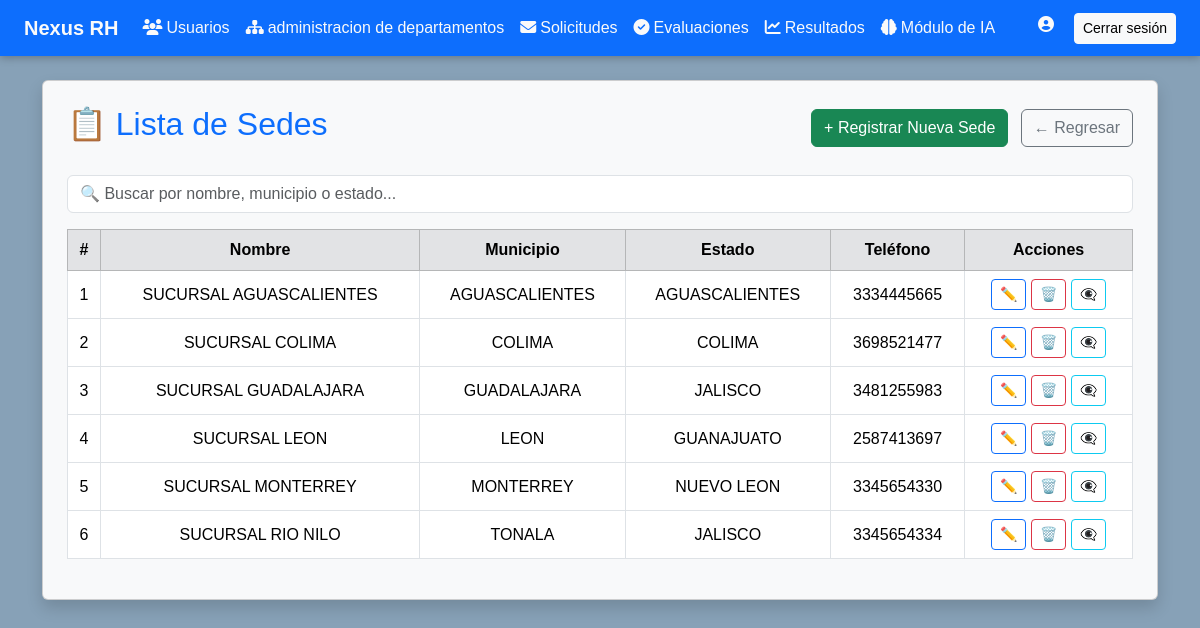
Before: /app/views/admin/departamentos/lista_sedes.php (signed in) with the older database file.
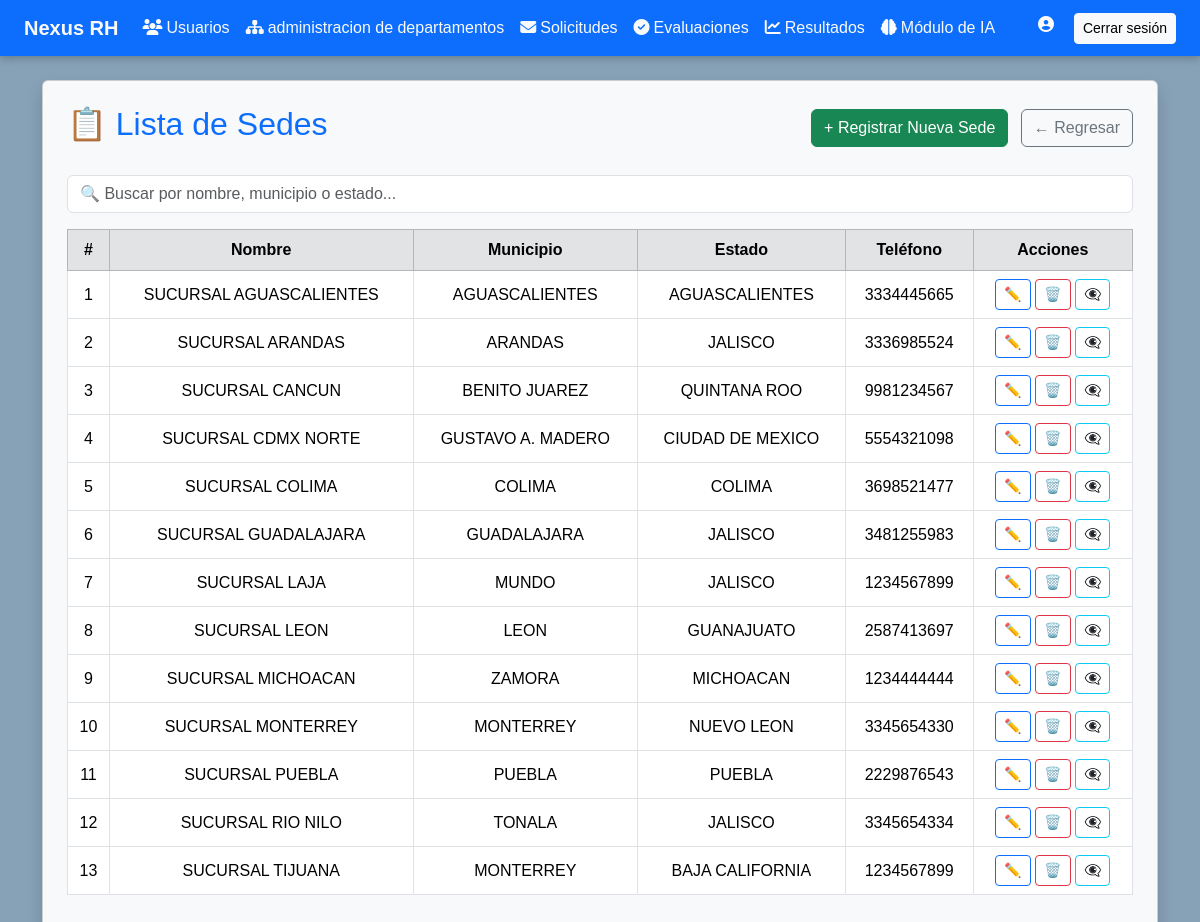
After: the same page with the newer database file.
### tables this page shows
CREATE TABLE `sedes` (
  `id` int(11) NOT NULL,
  `nombre` varchar(100) NOT NULL,
  `domicilio` varchar(150) NOT NULL,
  `numero` varchar(10) NOT NULL,
  `interior` varchar(10) DEFAULT NULL,
  `colonia` varchar(100) NOT NULL,
  `municipio` varchar(100) NOT NULL,
  `estado` varchar(100) NOT NULL,
  `cp` varchar(10) NOT NULL,
  `telefono` varchar(20) NOT NULL,
  `fecha_registro` timestamp NOT NULL DEFAULT current_timestamp(),
  `activo` tinyint(1) DEFAULT 1
);

### config/conexion.php (called while the page is built)
<?php
class Conexion {
    private static $pdo = null;
    public static function getConexion() {
        if (self::$pdo === null) {
            $host = 'localhost';
            $db = 'sistema_rh';
            $user = 'root';
            $pass = '';
            try {
                self::$pdo = new PDO("mysql:host=$host;dbname=$db", $user, $pass);
                self::$pdo->setAttribute(PDO::ATTR_ERRMODE, PDO::ERRMODE_EXCEPTION);
            } catch (PDOException $e) {
                die("Error de conexión: " . $e->getMessage());
            }
        }
        return self::$pdo;
    }
}

### app/models/Sede.php (called while the page is built, shortened)
<?php
require_once(__DIR__ . '/../../config/conexion.php');
class Sede {
    private $pdo;
    public function __construct() {
        $this->pdo = Conexion::getConexion();
    }
public function obtenerTodas() {
    $sql = "SELECT * FROM sedes WHERE activo = 1 ORDER BY nombre ASC";
    $stmt = $this->pdo->query($sql);
    return $stmt->fetchAll(PDO::FETCH_ASSOC);
}
}
?>

### app/views/admin/departamentos/lista_sedes.php (the view, shortened to what this page needs)
<?php
include_once('../../shared/header.php');
require_once('../../../models/Sede.php');
$sede = new Sede();
$listaSedes = $sede->obtenerTodas();
?>
<div class="container mt-4">
  <div class="card shadow p-4 bg-light">
    <div class="d-flex justify-content-between align-items-center mb-4">
      <h2 class="text-primary">📋 Lista de Sedes</h2>
      <div>
        <a href="crear_sede.php" class="btn btn-success me-2">+ Registrar Nueva Sede</a>
        <a href="menu.php" class="btn btn-outline-secondary">← Regresar</a>
      </div>
    </div>
    <?php if (empty($listaSedes)): ?>
      <div class="alert alert-info text-center">No hay sedes registradas.</div>
    <?php else: ?>
      <div class="mb-3">
        <input type="text" id="busqueda" class="form-control" placeholder="🔍 Buscar por nombre, municipio o estado...">
      </div>
      <div class="table-responsive">
        <table class="table table-bordered table-hover align-middle" id="tablaSedes">
          <thead class="table-secondary text-center">
            <tr>
              <th>#</th>
              <th>Nombre</th>
              <th>Municipio</th>
              <th>Estado</th>
              <th>Teléfono</th>
              <th>Acciones</th>
            </tr>
          </thead>
          <tbody class="text-center">
            <?php foreach ($listaSedes as $index => $s): ?>
              <tr>
                <td><?= $index + 1 ?></td>
                <td><?= htmlspecialchars($s['nombre']) ?></td>
                <td><?= htmlspecialchars($s['municipio']) ?></td>
                <td><?= htmlspecialchars($s['estado']) ?></td>
                <td><?= htmlspecialchars($s['telefono']) ?></td>
                <td>
                  <a href="editar_sede.php?id=<?= $s['id'] ?>" class="btn btn-sm btn-outline-primary" title="Editar Sede">✏️</a>
                  <a href="eliminar_sede.php?id=<?= $s['id'] ?>" class="btn btn-sm btn-outline-danger" onclick="return confirmarEliminacion()" title="Eliminar Sede">🗑️</a>
                  <button type="button" class="btn btn-sm btn-outline-info" onclick="mostrarDetalles(this)" title="Ver Detalles">👁️‍🗨️</button>
                </td>
              </tr>
            <?php endforeach; ?>
          </tbody>
        </table>
      </div>
    <?php endif; ?>
  </div>
</div>

### app/views/shared/header.php (shortened to what this page needs)
<!DOCTYPE html>
<html lang="es">
<head>
  <link href="https://cdn.jsdelivr.net/npm/bootstrap@5.3.3/dist/css/bootstrap.min.css" rel="stylesheet">
  <link href="https://cdnjs.cloudflare.com/ajax/libs/font-awesome/6.5.0/css/all.min.css" rel="stylesheet">
  <link href="/sistema_rh/public/css/estilo.css" rel="stylesheet">
</head>
<nav class="navbar navbar-expand-lg navbar-dark bg-primary px-4">
  <a class="navbar-brand fw-bold" href="/sistema_rh/app/views/admin/index.php">Nexus RH</a>
  <div class="collapse navbar-collapse" id="navbarNav">
    <ul class="navbar-nav me-auto mb-2 mb-lg-0">
      <li class="nav-item">
        <a class="nav-link" href="/sistema_rh/app/views/admin/usuarios/menu.php">
          <i class="fas fa-users me-1"></i>Usuarios
        </a>
      </li>
      <li class="nav-item">
        <a class="nav-link" href="/sistema_rh/app/views/admin/departamentos/menu.php">
          <i class="fas fa-sitemap me-1"></i>administracion de departamentos
        </a>
      </li>
      <li class="nav-item">
        <a class="nav-link" href="/sistema_rh/app/views/admin/solicitudes/index.php">
          <i class="fas fa-envelope me-1"></i>Solicitudes
        </a>
      </li>
      <li class="nav-item">
        <a class="nav-link" href="/sistema_rh/app/views/admin/evaluaciones/index.php">
          <i class="fas fa-check-circle me-1"></i>Evaluaciones
        </a>
      </li>
      <li class="nav-item">
        <a class="nav-link" href="/sistema_rh/app/views/admin/resultados/index.php">
          <i class="fas fa-chart-line me-1"></i>Resultados
        </a>
      </li>
      <li class="nav-item">
        <a class="nav-link" href="/sistema_rh/app/views/admin/ia/index.php">
          <i class="fas fa-brain me-1"></i>Módulo de IA
        </a>
      </li>
    </ul>
    <div class="d-flex text-white">
      <span class="me-3"><i class="fas fa-user-circle me-1"></i><?= $_SESSION['usuarios'] ?></span>
      <a href="/sistema_rh/public/logout.php" class="btn btn-light btn-sm">Cerrar sesión</a>
    </div>
  </div>
</nav>

### public/css/estilo.css (style rules this page uses)
:root { --azul-petroleo: #87a1b7; --verde-esmeralda: #0D6EFD; --naranja-coral: #FF6B35; --verde-menta: #09BC8A; --gris-azulado: #F5F7FA; --amarillo-mostaza: #F6BD60; --rojo-alerta: #E63946; --texto-principal: #04181e; --blanco-humo: #FAFAFA; }
.navbar { background-color: var(--azul-petroleo); box-shadow: 0 2px 8px rgba(0, 0, 0, 0.25); }
.navbar-brand, .navbar .nav-link, .navbar .text-white { color: var(--blanco-humo) !important; }

Changed rows visible on the page:
added sedes: nombre "SUCURSAL ARANDAS", municipio "ARANDAS", estado "JALISCO", telefono "3336985524"
added sedes: nombre "SUCURSAL CANCUN", municipio "BENITO JUAREZ", estado "QUINTANA ROO", telefono "9981234567"
added sedes: nombre "SUCURSAL CDMX NORTE", municipio "GUSTAVO A. MADERO", estado "CIUDAD DE MEXICO", telefono "5554321098"
added sedes: nombre "SUCURSAL LAJA", municipio "MUNDO", estado "JALISCO", telefono "1234567899"
added sedes: nombre "SUCURSAL MICHOACAN", municipio "ZAMORA", estado "MICHOACAN", telefono "1234444444"
added sedes: nombre "SUCURSAL PUEBLA", municipio "PUEBLA", estado "PUEBLA", telefono "2229876543"
added sedes: nombre "SUCURSAL TIJUANA", municipio "MONTERREY", estado "BAJA CALIFORNIA", telefono "1234567899"
